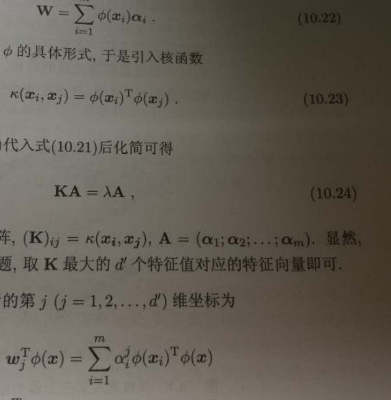
#> input picture images/book.png, 391 x 400 px
$ python 3.Otsu_threshold.py
#> lines starting #> are read from the running program, lines starting #| are printed output that depends on the picture; after the words box and inside, x2 and y2 are one past the last pixel; in counts of white or black regions, pixels touching at a corner belong together
import cv2
import matplotlib.pyplot as plt

# Otsu 阈值法
img = cv2.imread('../images/book.png', 0)
#> img: shape (400, 391); min 12, max 159, mean 92.2

ret1, th1 = cv2.threshold(img, 127, 255, cv2.THRESH_BINARY)
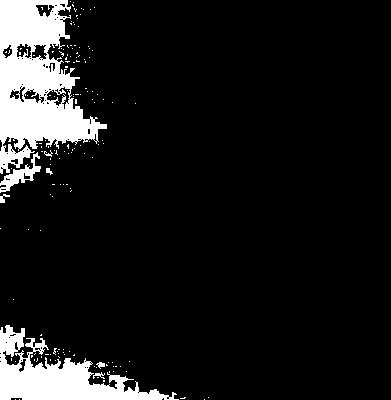
#> th1: shape (400, 391); 10.1% white; 150 white regions (142 under 20 px), largest, box (x1, y1, x2, y2) and area: (0, 0, 107, 174) 9737, (0, 325, 179, 400) 5159, (0, 152, 41, 193) 503
ret2, th2 = cv2.threshold(img, 0, 255, cv2.THRESH_BINARY + cv2.THRESH_OTSU)
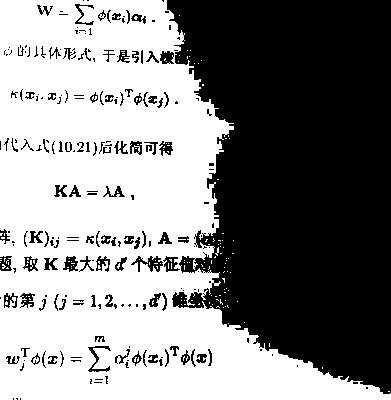
#> th2: shape (400, 391); 53% white; 220 black regions (121 under 20 px), largest, box (x1, y1, x2, y2) and area: (167, 0, 391, 394) 67235, (131, 256, 163, 272) 219, (88, 346, 111, 372) 164
#> ret2 = 90

plt.figure()
plt.subplot(221), plt.imshow(img, 'gray')
plt.subplot(222), plt.hist(img.ravel(), 256)	#.ravel方法将矩阵转化为一维
plt.subplot(223), plt.imshow(th1, 'gray')
plt.subplot(224), plt.imshow(th2, 'gray')
plt.show()
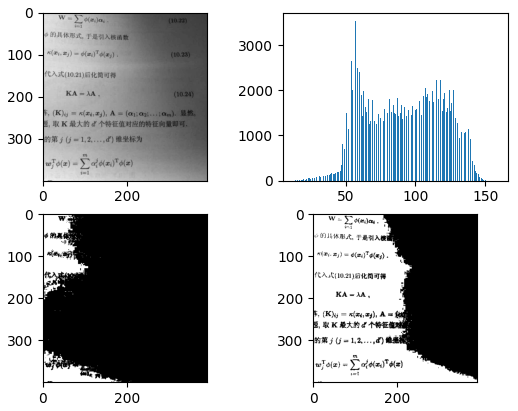
#> figure drawn by matplotlib, 4 panels; panel 2: tallest bar 3541 high, from x = 56.79 to 57.36
